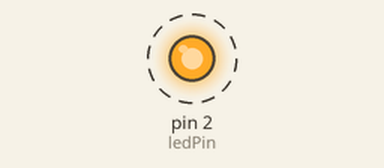
Recording of a sketch running on a simulated Arduino Uno, built with avr-gcc and run on an emulated ATmega328P. Parts: output pins drawn as LEDs (lit = HIGH). Dashed ring = blinking.

Above: at 0.5 s.
Timing chart, 0 to 4.6 s (numbered marks = the images above):
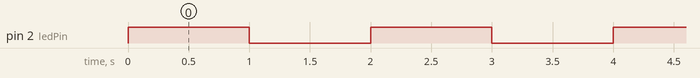

The sketch:

Task1_Basic_LED_Blink.ino
```cpp
// Task 1: Basic LED Blink
int ledPin = 2;

void setup() {
  pinMode(ledPin, OUTPUT);
}

void loop() {
  digitalWrite(ledPin, HIGH);
  delay(1000);
  digitalWrite(ledPin, LOW);
  delay(1000);
}
```

Measured:
- by itself, pin 2 (ledPin): alternates HIGH for 1.0 s and LOW for 1.0 s
